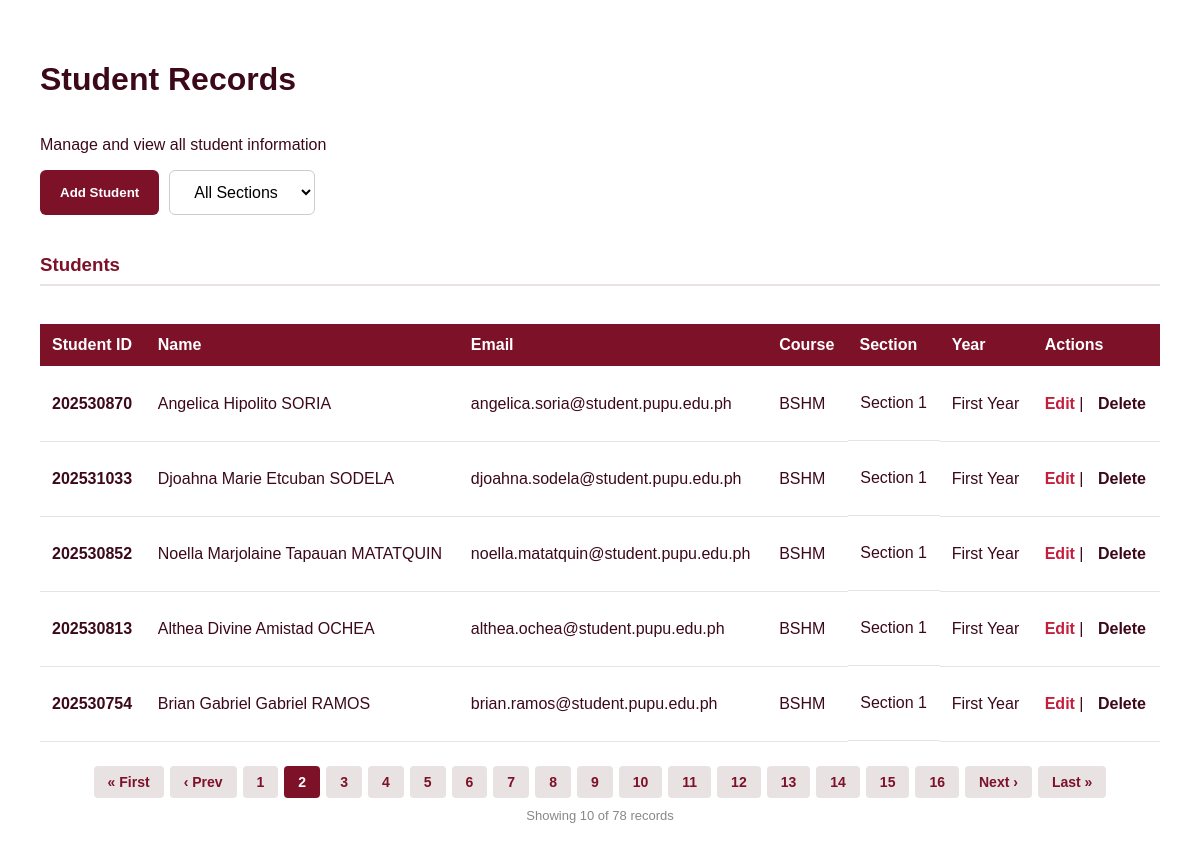
Screenshot of /?page=2 with the database file from the repository.
### tables this page shows
CREATE TABLE students (
  id INT AUTO_INCREMENT PRIMARY KEY,
  student_id VARCHAR(20) NOT NULL UNIQUE,
  first_name VARCHAR(100) NOT NULL,
  last_name VARCHAR(100) NOT NULL,
  email VARCHAR(150) NOT NULL,
  course VARCHAR(50) NOT NULL,
  year_level VARCHAR(50) NOT NULL,
  section VARCHAR(50) NOT NULL,
  status VARCHAR(20) DEFAULT 'Active',
  created_at TIMESTAMP DEFAULT CURRENT_TIMESTAMP
);

### index.php (the view, shortened to what this page needs)
<?php
include 'config.php';
$limit = 5;
$page = isset($_GET['page']) && is_numeric($_GET['page']) ? (int) $_GET['page'] : 1;
$offset = ($page - 1) * $limit;
$section_filter = isset($_GET['section']) && $_GET['section'] !== '' ? mysqli_real_escape_string($conn, $_GET['section']) : '';
$where_clause = $section_filter ? "WHERE section = '$section_filter'" : '';
$section_param = $section_filter ? "&section=$section_filter" : '';
$total_result = mysqli_query($conn, "SELECT COUNT(*) AS total FROM students $where_clause");
$total_row = mysqli_fetch_assoc($total_result);
$total_records = $total_row['total'];
$total_pages = ceil($total_records / $limit);
$result = mysqli_query($conn, "SELECT * FROM students $where_clause ORDER BY id DESC LIMIT $limit OFFSET $offset");
?>
<!DOCTYPE html>
<html lang="en">
<head>
    <link rel="stylesheet" href="style.css">
</head>
<body>
    <h1>Student Records</h1>
    <p>Manage and view all student information</p>
    <div class="add-refresh">
        <button onclick="window.location.href='add.php'" class="default-btn">Add Student</button>
        <select class="filter-select" onchange="location.href='?section='+this.value">
            <option value="">All Sections</option>
        </select>
    </div>
    <h3>Students</h3>
    <table>
        <thead>
            <tr>
                <th>Student ID</th>
                <th>Name</th>
                <th>Email</th>
                <th>Course</th>
                <th>Section</th>
                <th>Year</th>
                <th>Actions</th>
            </tr>
        </thead>
        <tbody>
            <?php while ($row = mysqli_fetch_assoc($result)): ?>
                <tr>
                    <td><strong><?php echo $row['student_id']; ?></strong></td>
                    <td><?php echo $row['first_name'] . ' ' . $row['last_name']; ?></td>
                    <td><?php echo $row['email']; ?></td>
                    <td><?php echo $row['course']; ?></td>
                    <td class="sec">
                        <p><?php echo $row['section']; ?></p>
                    </td>
                    <td><?php echo $row['year_level']; ?></td>
                    <td>
                        <a class="action-link edit-lnk" href="edit.php?id=<?php echo $row['id']; ?>">Edit</a> |
                        <a class="action-link del-lnk" href="delete.php?id=<?php echo $row['id']; ?>"
                            onclick="return confirm('Delete?')">Delete</a>
                    </td>
                </tr>
            <?php endwhile; ?>
        </tbody>
    </table>
    <?php if ($total_pages > 1): ?>
        <div class="pagination">
            <?php if ($page > 1): ?>
                <a href="?page=1<?php echo $section_param; ?>">&laquo; First</a>
                <a href="?page=<?php echo $page - 1; ?><?php echo $section_param; ?>">&lsaquo; Prev</a>
            <?php endif; ?>
            <?php for ($i = 1; $i <= $total_pages; $i++): ?>
                <a href="?page=<?php echo $i; ?><?php echo $section_param; ?>" class="<?php echo $i === $page ? 'active' : ''; ?>"><?php echo $i; ?></a>
            <?php endfor; ?>
            <?php if ($page < $total_pages): ?>
                <a href="?page=<?php echo $page + 1; ?><?php echo $section_param; ?>">Next &rsaquo;</a>
                <a href="?page=<?php echo $total_pages; ?><?php echo $section_param; ?>">Last &raquo;</a>
            <?php endif; ?>
        </div>
    <?php endif; ?>
    <p class="record-count">Showing
        <?php
        if ($total_records % $limit == 0) {
            echo $limit * $page;
        } else {
            $last_record = ($limit * $total_pages) - $total_records;
            $final_record = ($limit * $total_pages) - $last_record;
            $count = ($page != $total_pages) ? $limit * $page : $final_record;
            echo $count;
        }
        ; ?>
        of
        <?php echo $total_records; ?> records
    </p>
</body>
</html>

### style.css (style rules this page uses)
:root { --primary: #7d1128; --secondary: #c41e3d; --dark: #3c0919; --light: #e8e2e2; --accent: #ffc107; }
body { display: flex; flex-direction: column; font-family: "Poppins", sans-serif; background-color: #ffffff; color: var(--dark); margin: 0; padding: 40px; }
h3 { color: var(--primary); border-bottom: 2px solid var(--light); padding-bottom: 8px; }
input, select { width: 100%; padding: 10px; margin: 8px 0; border: 1px solid #ccc; border-radius: 4px; box-sizing: border-box; }
.default-btn { background-color: var(--primary); color: #ffffff; padding: 12px 20px; border: none; border-radius: 6px; cursor: pointer; font-weight: bold; width: 100%; }
table { width: 100%; border-collapse: collapse; margin-top: 20px; }
th { background-color: var(--primary); color: #ffffff; padding: 12px; text-align: left; }
td { padding: 12px; border-bottom: 1px solid var(--light); }
td.sec { display: flex; justify-content: center; align-self: center; }
.action-link { text-decoration: none; font-weight: bold; }
.edit-lnk { color: var(--secondary); }
.del-lnk { color: var(--dark); margin-left: 10px; }
.pagination { display: flex; justify-content: center; gap: 6px; margin-top: 24px; flex-wrap: wrap; }
.pagination a { display: inline-block; padding: 8px 14px; text-decoration: none; color: var(--primary); background: var(--light); border-radius: 4px; font-weight: bold; font-size: 14px; transition: background 0.2s; }
.pagination a.active { background: var(--primary); color: #ffffff; pointer-events: none; }
.record-count { text-align: center; color: #888; font-size: 13px; margin-top: 10px; }
.filter-select { padding: 12px 20px; border: 1px solid #ccc; border-radius: 6px; font-family: inherit; font-size: inherit; background: #fff; cursor: pointer; width: auto; margin: 0; }
.add-refresh { display: flex; gap: 10px; width:35%; margin-bottom: 20px; }
.add-refresh .default-btn { width: auto; }

### rows the page displays
students: student "202530870", first_name "Angelica Hipolito", last_name "SORIA", email "angelica.soria@student.pupu.edu.ph", course "BSHM", section "Section 1", year_level "First Year"
students: student "202531033", first_name "Djoahna Marie Etcuban", last_name "SODELA", email "djoahna.sodela@student.pupu.edu.ph", course "BSHM", section "Section 1", year_level "First Year"
students: student "202530852", first_name "Noella Marjolaine Tapauan", last_name "MATATQUIN", email "noella.matatquin@student.pupu.edu.ph", course "BSHM", section "Section 1", year_level "First Year"
students: student "202530813", first_name "Althea Divine Amistad", last_name "OCHEA", email "althea.ochea@student.pupu.edu.ph", course "BSHM", section "Section 1", year_level "First Year"
students: student "202530754", first_name "Brian Gabriel Gabriel", last_name "RAMOS", email "brian.ramos@student.pupu.edu.ph", course "BSHM", section "Section 1", year_level "First Year"

### other values shown
$count "10"
$total_records "78"
